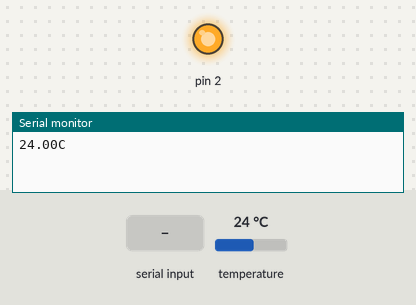
The sketch below on a simulated Arduino Uno, built with avr-gcc and run on an emulated ATmega328P. On the bench: output pins drawn as LEDs (lit = HIGH), the last lines printed to the serial monitor. The test bench sets the inputs (shaded band); at power-on: temperature 24 °C.

Above: at 1.2 s.
1.3 s: "90,45\n" received over Serial
4.4 s: "30,150\n" received over Serial
At 8.4 s:
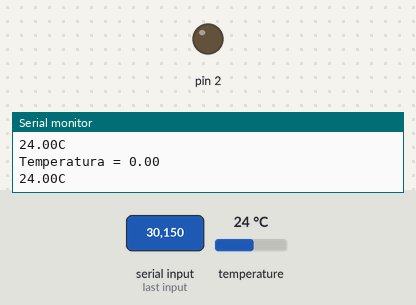
8.5 s: "90\n" received over Serial
At 11.2 s:
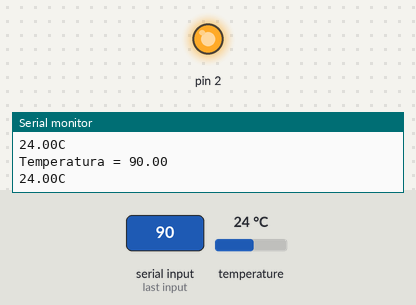
Timing chart, 0 to 13.5 s (numbered marks = the images above; inputs shaded):
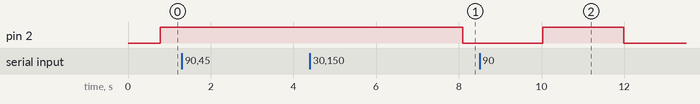

The sketch:

termostat.ino
```cpp
// 1 kabelek, przy termometrze DG (srodkowy), do pid nr 1 (lewo gora)
//2 kabelek od 8-wejsciowego segmentu nad po skosie nad termometrem - nr 7 do pin nr 2.
#include <OneWire.h>
#include <DallasTemperature.h>
#define ONE_WIRE_BUS 1
OneWire oneWire(ONE_WIRE_BUS);
DallasTemperature sensors(&oneWire);
boolean czyWieksza=false;
double temperatura =28.0;
double czytanaTemperatura=0.0;
void setup()
  {
    Serial.begin(9600);
    sensors.begin();
    pinMode(2, OUTPUT);
  }
void loop()
  {
    //pobranie wartosci z portu szerogowego
    if(Serial.available()>0){
        temperatura = Serial.parseInt();
        Serial.print("Temperatura = ");
        Serial.println(temperatura);
    }
    //
    sensors.requestTemperatures();
    czytanaTemperatura=sensors.getTempCByIndex(0);
    Serial.print(czytanaTemperatura);
    Serial.println("C");

    if(czytanaTemperatura<=temperatura) czyWieksza = false;
    else czyWieksza = true;

    if(czyWieksza) digitalWrite(2,LOW);
    else digitalWrite(2,HIGH);
    delay(200);
  }
```

Measured:
- after the input at 4.4 s, pin 2: HIGH → LOW after 3.7 s instead of 1.2 s
- after the input at 8.5 s, pin 2: LOW → HIGH after 1.5 s, → LOW 2.0 s later
